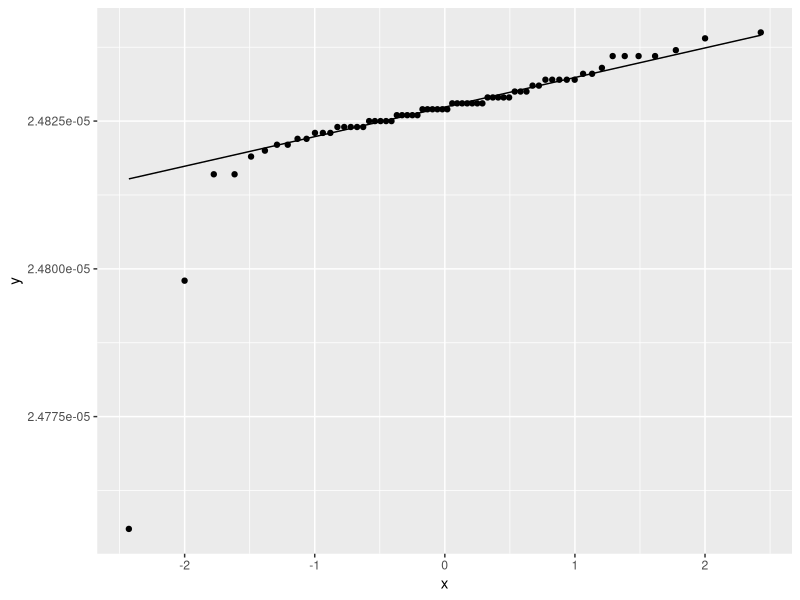

Recreate this plot in R.
## ---- chunk 1
"Newcomb" <-
structure(list(Time = c(2.4828e-05, 2.4826e-05, 2.4833e-05, 2.4824e-05, 
2.4834e-05, 2.4756e-05, 2.4827e-05, 2.4816e-05, 2.484e-05, 2.4798e-05, 
2.4829e-05, 2.4822e-05, 2.4824e-05, 2.4821e-05, 2.4825e-05, 2.483e-05, 
2.4823e-05, 2.4829e-05, 2.4831e-05, 2.4819e-05, 2.4824e-05, 2.482e-05, 
2.4836e-05, 2.4832e-05, 2.4836e-05, 2.4828e-05, 2.4825e-05, 2.4821e-05, 
2.4828e-05, 2.4829e-05, 2.4837e-05, 2.4825e-05, 2.4828e-05, 2.4826e-05, 
2.483e-05, 2.4832e-05, 2.4836e-05, 2.4826e-05, 2.483e-05, 2.4822e-05, 
2.4836e-05, 2.4823e-05, 2.4827e-05, 2.4827e-05, 2.4828e-05, 2.4827e-05, 
2.4831e-05, 2.4827e-05, 2.4826e-05, 2.4833e-05, 2.4826e-05, 2.4832e-05, 
2.4832e-05, 2.4824e-05, 2.4839e-05, 2.4828e-05, 2.4824e-05, 2.4825e-05, 
2.4832e-05, 2.4825e-05, 2.4829e-05, 2.4827e-05, 2.4828e-05, 2.4829e-05, 
2.4816e-05, 2.4823e-05), Series = as.integer(c(1, 1, 1, 1, 1, 
1, 1, 1, 1, 1, 1, 1, 1, 1, 1, 1, 1, 1, 1, 1, 2, 2, 2, 2, 2, 2, 
2, 2, 2, 2, 2, 2, 2, 2, 2, 2, 2, 2, 2, 2, 3, 3, 3, 3, 3, 3, 3, 
3, 3, 3, 3, 3, 3, 3, 3, 3, 3, 3, 3, 3, 3, 3, 3, 3, 3, 3))), .Names = c("Time", 
"Series"), class = "data.frame", row.names = c("1", "2", "3", 
"4", "5", "6", "7", "8", "9", "10", "11", "12", "13", "14", "15", 
"16", "17", "18", "19", "20", "21", "22", "23", "24", "25", "26", 
"27", "28", "29", "30", "31", "32", "33", "34", "35", "36", "37", 
"38", "39", "40", "41", "42", "43", "44", "45", "46", "47", "48", 
"49", "50", "51", "52", "53", "54", "55", "56", "57", "58", "59", 
"60", "61", "62", "63", "64", "65", "66"))
## ---- chunk 2
Newcomb
## ---- chunk 3
library(tidyverse)
ggplot(Newcomb, aes(sample=Time))+stat_qq()+stat_qq_line()
## ---- chunk 4
write_csv(Newcomb,"newcomb.csv")
